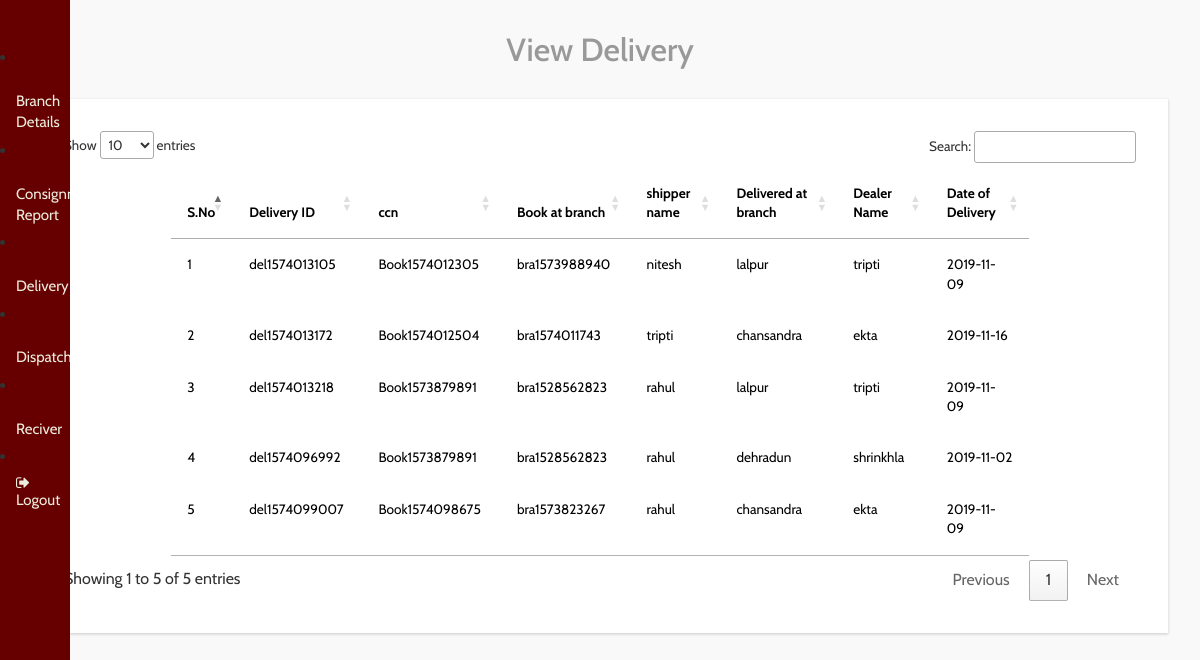
/dealer/view_delivery.php, run on the app's committed database.
### tables this page shows
CREATE TABLE `delivery` (
  `id` int(11) NOT NULL,
  `ccn` text NOT NULL,
  `deliveryid` text NOT NULL,
  `shippername` text NOT NULL,
  `bookatbranch` text NOT NULL,
  `deliveryedatbranch` text NOT NULL,
  `dealername` text NOT NULL,
  `dateofdelivery` date NOT NULL
);

CREATE TABLE `branch` (
  `id` int(11) NOT NULL,
  `dealer_name` text NOT NULL,
  `branchaddress` text NOT NULL,
  `phone` text NOT NULL,
  `branch_location` text NOT NULL,
  `pincode` text NOT NULL,
  `branch_name` text NOT NULL,
  `branch_id` text NOT NULL,
  `reqid` varchar(20) NOT NULL
);

### dealer/view_delivery.php (the view, shortened to what this page needs)
<?php
include('header.php');
include('../connection.php');
?>
<link rel="stylesheet" href="http://cdn.datatables.net/1.10.2/css/jquery.dataTables.min.css"></style>
<div id="page-wrapper">
  <div class="graphs">
    <h3 class="blank1" align="center">View Delivery</h3>
    <div class="xs tabls">
      <div class="bs-example4" data-example-id="contextual-table">
        <table class="table table-hover" id="example" class="display" width="80%" cellspacing="0">
          <thead>
            <tr>
            <th>S.No</th>
            <th>Delivery ID</th>
              <th>ccn</th>
              <th>Book at branch</th>
              <th>shipper name</th>
              <th>Delivered at branch</th>
              <th>Dealer Name</th>
              <th>Date of Delivery </th>
            </tr>
          </thead>
          <tbody>
          <?php
            $sql="Select * from delivery";
            $res=mysqli_query($conn,$sql);
            $i=1;
            while($ros=mysqli_fetch_array($res))
            {
              ?>
          <tr>
            <td><?php echo $i++;?></td>
             <td><?php echo $ros['deliveryid'];?></td>
            <td><?php echo $ros['ccn'];?></td>
            <td><?php echo $ros['bookatbranch'];?></td>
            <td><?php echo $ros['shippername'];?></td>
            <td><?php $branch= $ros['deliveryedatbranch'];
             $sql1="Select * from branch where branch_id='$branch'";
            $res2=mysqli_query($conn,$sql1);
            $ros2=mysqli_fetch_array($res2);
            echo $ros2['branchaddress'];
            ?></td>
            <td><?php echo $ros['dealername'];?></td>
            <td><?php echo $ros['dateofdelivery'];?></td>
          </tr>
          <?php
        }
        ?>
          </tbody>
        </table>
      </div>
    </div>
  </div>
</div>

### data on the page
delivery: deliveryid "del1574013105", ccn "Book1574012305", bookatbranch "bra1573988940", shippername "nitesh", branch.branchaddress "lalpur", dealername "tripti", dateofdelivery "2019-11-09"
delivery: deliveryid "del1574013172", ccn "Book1574012504", bookatbranch "bra1574011743", shippername "tripti", branch.branchaddress "chansandra", dealername "ekta", dateofdelivery "2019-11-16"
delivery: deliveryid "del1574013218", ccn "Book1573879891", bookatbranch "bra1528562823", shippername "rahul", branch.branchaddress "lalpur", dealername "tripti", dateofdelivery "2019-11-09"
delivery: deliveryid "del1574096992", ccn "Book1573879891", bookatbranch "bra1528562823", shippername "rahul", branch.branchaddress "dehradun", dealername "shrinkhla", dateofdelivery "2019-11-02"
delivery: deliveryid "del1574099007", ccn "Book1574098675", bookatbranch "bra1573823267", shippername "rahul", branch.branchaddress "chansandra", dealername "ekta", dateofdelivery "2019-11-09"
